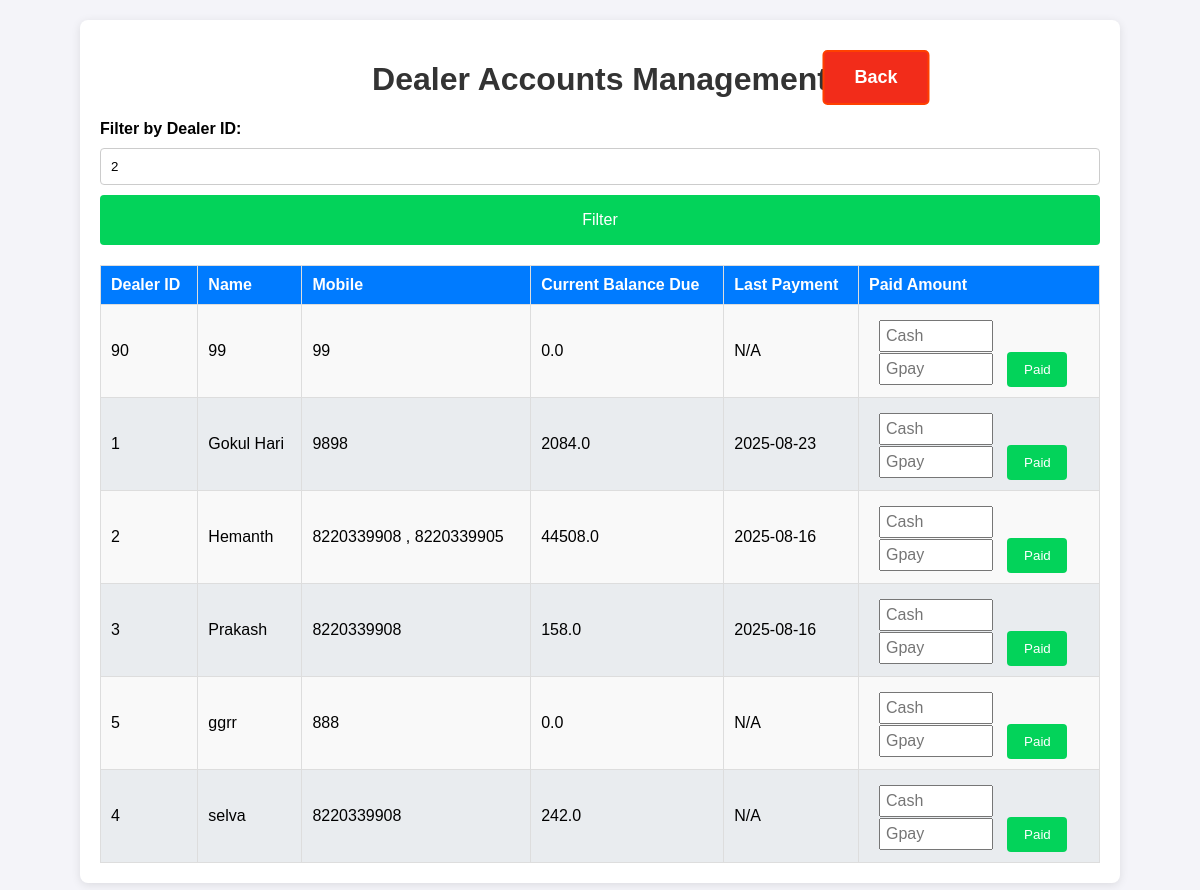
The page /dealer_accounts?dealer_id=2 on the database its author committed.
### app.py (models this page shows)
class Dealer_details(db.Model):
    id = db.Column(db.Integer, primary_key=True)
    dealer_id = db.Column(db.String(100), nullable=False, unique=True)
    name = db.Column(db.String(100), nullable=False)
    mobile = db.Column(db.String(15), nullable=False)
    address = db.Column(db.String(400), nullable=True)
    aadhaar_file = db.Column(db.String(400))  # Path to Aadhaar copy
    photo_file = db.Column(db.String(400))

class DealerAccounts(db.Model):
    id = db.Column(db.Integer, primary_key=True)
    dealer_id = db.Column(db.String(100), nullable=False, unique=True)
    current_balance = db.Column(db.Float, default=0.0)
    last_payment_date = db.Column(db.DateTime)

### app.py (the view)
@app.route('/dealer_accounts')
def dealer_accounts():
    dealers = get_filtered_data_dealer_account(request)
    dealer_id_filter = request.args.get('dealer_id', '')  # Default is an empty string
    return render_template("dealer_accounts.html", dealers=dealers, dealer_id_filter=dealer_id_filter)

### app.py (called while the page is built)
def get_filtered_data_dealer_account(request):
    dealer_id_filter = request.args.get('dealer_id', '')  # Default is an empty string
    filter_button = request.args.get('filter_button', '')
    query = db.session.query(Dealer_details, DealerAccounts).outerjoin(DealerAccounts, Dealer_details.dealer_id == DealerAccounts.dealer_id)
    if filter_button and dealer_id_filter:
        query = query.filter(Dealer_details.dealer_id == dealer_id_filter)
    filtered_data = query.order_by(Dealer_details.name.asc()).all()
    return filtered_data

### templates/dealer_accounts.html (shortened to what this page needs)
<!DOCTYPE html>
<html lang="en">
    <head>
    <link rel="stylesheet" href="/static/styles.css">
</head>
<body>
    <div class="container dealer_accounts_container">
        <h1>Dealer Accounts Management</h1>
        <a href="/" class="back">Back</a>
        <form method="GET" class="form">
            <label for="dealer_id">Filter by Dealer ID:</label>
            <input type="text" id="dealer_id" name="dealer_id" value="{{ dealer_id_filter }}">
            <button type="submit" name="filter_button" value="submit" class="btn">Filter</button>
        </form>
        <table class="dealer_accounts">
            <thead>
                <tr>
                    <th>Dealer ID</th>
                    <th>Name</th>
                    <th>Mobile</th>
                    <th>Current Balance Due</th>
                    <th>Last Payment</th>
                    <th class="action">Paid Amount</th>
                </tr>
            </thead>
            <tbody>
                {% for dealer, account in dealers %}
                <tr>
                    <td>{{ dealer.dealer_id }}</td>
                    <td>{{ dealer.name }}</td>
                    <td>{{ dealer.mobile }}</td>
                    <td>{{ account.current_balance if account else 0 }}</td>
                    <td>{{ account.last_payment_date.strftime("%Y-%m-%d") if account and account.last_payment_date else "N/A" }}</td>
                    <td>
                        <form method="POST" action="{{ url_for('update_payment', dealer_id=dealer.dealer_id) }}">
                            <input class="amount" style="margin-top: 5px;" type="number" name="amount_paid_cash" step="0.01" placeholder="Cash" required>
                            <input class="amount" type="number" name="amount_paid_gpay" step="0.01" placeholder="Gpay" required>
                            <button class="pay" type="submit">Paid</button>
                        </form>
                    </td>
                </tr>
                {% endfor %}
            </tbody>
        </table>
    </div>
</body>
</html>

### static/styles.css (style rules this page uses)
body { font-family: Arial, sans-serif; background-color: #f4f4f9; margin: 0; padding: 0; }
.container { max-width: 800px; margin: 20px auto; background: #fff; padding: 20px; border-radius: 8px; box-shadow: 0 2px 10px rgba(0, 0, 0, 0.1); }
.dealer_accounts_container { max-width: 1000px; }
h1, h2 { color: #333; text-align: center; }
.form { display: flex; flex-direction: column; gap: 10px; margin-bottom: 20px; }
.form label { font-weight: bold; }
.form input { padding: 10px; border: 1px solid #ccc; border-radius: 4px; }
.btn { background-color: #03d35a; color: #fff; border: none; padding: 10px; border-radius: 4px; cursor: pointer; font-size: medium; height: 50px; }
table { width: 100%; border-collapse: collapse; margin-top: 10px; }
table th, table td { padding: 10px; border: 1px solid #ddd; text-align: left; }
table th { background-color: #007bff; color: white; }
table tbody tr:nth-child(odd) { background-color: #f9f9f9; }
table tbody tr:nth-child(even) { background-color: #e9ecef; }
a { display: inline-block; padding: 15px 30px; font-size: 18px; font-weight: bold; text-align: center; text-decoration: none; background-color: #007bff; color: white; border-radius: 5px; border: 2px solid #007bff; transition: all 0.3s ease; position: absolute; left: 50%; transform: translateX(-50%); transition: transform 0.2s, background-color 0.2s; }
.back { background-color: #f22c1a; border: 2px solid #ff4000; top: 50px; left: 73%; }
.history_data input, .dealer_accounts input { width: 50px; padding: 5px; font-size: 16px; }
.history_data .password, .dealer_accounts .amount { width: 120px; margin-left: 10px; margin-right: 10px; }
.history_data button, .dealer_accounts button { background-color: #03d35a; color: white; padding: 5px 10px; border: none; cursor: pointer; border-radius: 4px; }
.dealer_accounts .action { width: 220px; }
.dealer_accounts .amount { width: 100px; }
.dealer_accounts .pay { width: 60px; height: 35px; }

### rows shown on the page
Dealer_details: dealer_id "90", name "99", mobile "99", current_balance "0.0", last_payment_date "N/A"
Dealer_details: dealer_id "1", name "Gokul Hari", mobile "9898", current_balance "2084.0", last_payment_date "2025-08-23"
Dealer_details: dealer_id "2", name "Hemanth", mobile "8220339908 , 8220339905", current_balance "44508.0", last_payment_date "2025-08-16"
Dealer_details: dealer_id "3", name "Prakash", mobile "8220339908", current_balance "158.0", last_payment_date "2025-08-16"
Dealer_details: dealer_id "5", name "ggrr", mobile "888", current_balance "0.0", last_payment_date "N/A"
Dealer_details: dealer_id "4", name "selva", mobile "8220339908", current_balance "242.0", last_payment_date "N/A"
